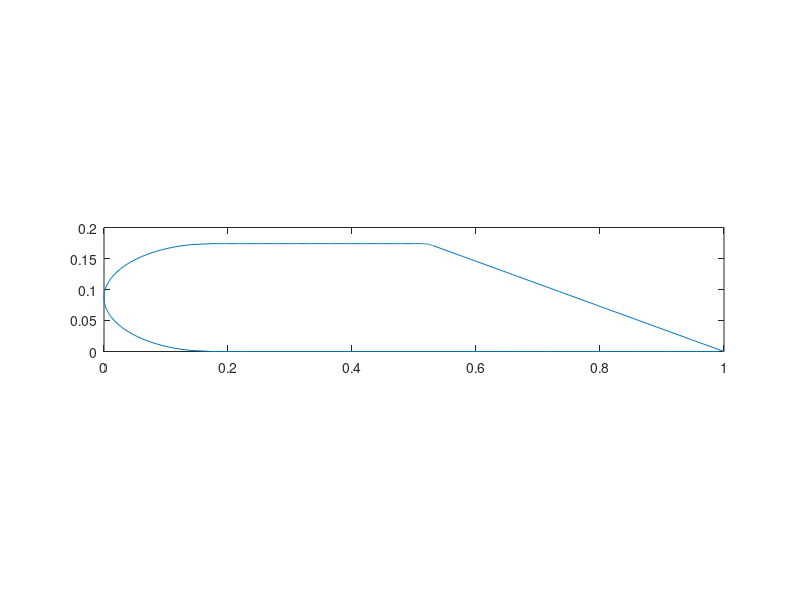

MATLAB code for this plot:
%%%%%%%%%%%%%%%%%%%%%%%%%%%%%%%%%%%%%%%%%%%%%%%%%%%%%%%%%%%%%%%%%%%%%%%%%%%
%%% Generate Slanted Afterbody for X-Foil %%%%%%%%%%%%%%%%%%%%%%%%%%%%%%%%%
%%% Rhylan A Huss %%%%%%%%%%%%%%%%%%%%%%%%%%%%%%%%%%%%%%%%%%%%%%%%%%%%%%%%%
%%% August 18th 2023 %%%%%%%%%%%%%%%%%%%%%%%%%%%%%%%%%%%%%%%%%%%%%%%%%%%%%%
%%%%%%%%%%%%%%%%%%%%%%%%%%%%%%%%%%%%%%%%%%%%%%%%%%%%%%%%%%%%%%%%%%%%%%%%%%%

% This code serves as scratch paper for a delerious mind. 
% - The aforementioned delerious mind

%%%%%%%%%%%%%%%%%%%%%%%%%%%%%%%%%%%%%%%%%%%%%%%%%%%%%%%%%%%%%%%%%%%%%%%%%%%
%%%%%%%%%%%%%%%%%%%%%%%%%%%%%%%%%%%%%%%%%%%%%%%%%%%%%%%%%%%%%%%%%%%%%%%%%%%
clear; clc;
D = 146.05;
phi = 20;

% Nose Vertices
yNose = D*linspace(-1,0);
xNose = -sqrt(D^2-4*(yNose+0.5*D).^2)-2*D;

% Rounded-Edge Vertices
R = (18.487/60)*D;     %mm
phj = (0:0.1:phi)';  %deg
roundedVert = [R*cosd(90-phj)-R*tand(phi/2),R*sind(90-phj)-R];

% Top Side Vertices
xtop = linspace(-2*D,roundedVert(1,1)); xtop = xtop(2:end-1);
ytop = zeros(size(xtop));

% Bottom Side Vertices
xbot = linspace(-2*D,D/tand(phi)); xbot = xbot(2:end-1);
ybot = -D * ones(size(xbot));

% Slant Vertices
xslant = linspace(roundedVert(end,1), D/tand(phi)); xslant = xslant(2:end);
yslant = linspace(roundedVert(end,2),-D); yslant = yslant(2:end);

xpoints = [flip(xslant)'; flip(roundedVert(:,1)); flip(xtop)'; flip(xNose)'; xbot'] - D/tand(phi) + D*3 + D/tand(phi);
ypoints = [flip(yslant)'; flip(roundedVert(:,2)); flip(ytop)'; flip(yNose)'; ybot'] + D;

xpoints = xpoints / (D*3 + D/tand(phi));
ypoints = ypoints / (D*3 + D/tand(phi));

figure(1); clf;
plot(xpoints,ypoints); daspect([1 1 1])

[~,i] = min(xpoints);

fileid = fopen('20Deg.txt','w');
fprintf(fileid,'%1.6f  %1.6f\n',[xpoints(1:i),ypoints(1:i)]');
fprintf(fileid,'\n');
fprintf(fileid,'%1.6f  %1.6f\n',[xpoints(i+1:end-1),ypoints(i+1:end-1)]');
fclose(fileid);
